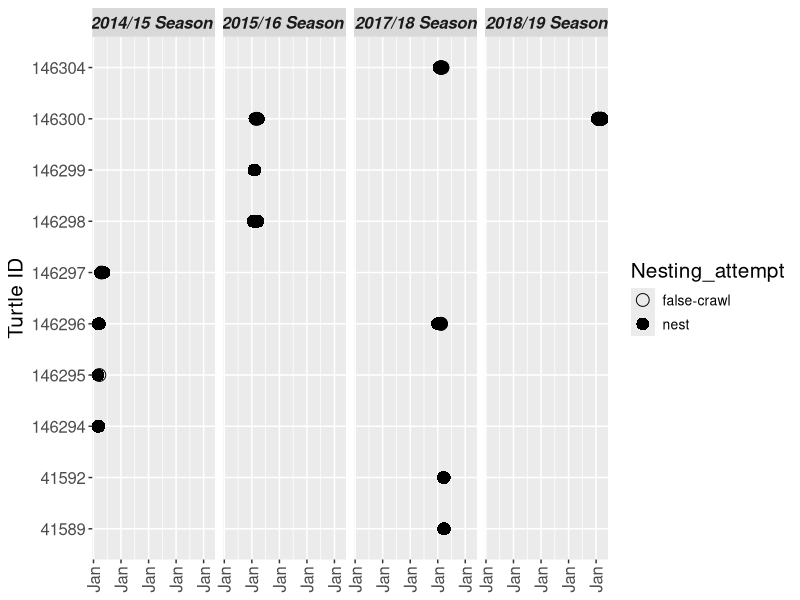

The R script that drew this image:
# plotting nests and false crawls

# set working directory
setwd("~/Projects/turtle_behavior")

# load libraries
library(ggplot2)
library(dplyr)
library(lubridate)
library(scales)

# load in nesting data
nests <- read.csv("data/nesting_attempts.csv")

# make date column date object
nests$date <- as.POSIXct(nests$date, format = '%m/%d/%Y %H:%M')

# remove rows with NAs and add day of the year and year columns
nests2 <- nests %>%
  na.omit() %>%
  mutate(day = yday(date), 
         year = year(date), 
         season = ifelse(date < '2015-06-01 00:00', '2014/15 Season ', 
                         ifelse(date < '2016-06-01 00:00', '2015/16 Season ', 
                                ifelse(date < '2017-06-01 00:00', '2017/18 Season', 
                                       ifelse(date < '2018-06-01 00:00', '2017/18 Season',
                                       '2018/19 Season')))))

# make ID column and year a factor
nests2$id <- as.factor(nests2$id)
nests2$year <- as.factor(nests2$year)

# # plot all on one plot, by day of the year
# ggplot(data = nests2, 
#        aes(x = day, y = id, color = season, shape = Nesting_attempt)) +
#   geom_point(size = 5) +
#   scale_shape_manual(values = c(1, 16)) +
#   ylab('Turtle ID') +
#   xlab('Day of the Year')
# 
# # plot all on one plot, by date
# ggplot(data = nests2, 
#        aes(x = date, y = id, color = season, shape = Nesting_attempt)) +
#   geom_point(size = 5) +
#   scale_shape_manual(values = c(1, 16)) +
#   ylab('Turtle ID') +
#   xlab('Day of the Year')

# separate facets for seasons
ggplot(data = nests2, 
       aes(x = date, y = id, shape = Nesting_attempt)) +
  geom_point(size = 4) +
  scale_shape_manual(values = c(1, 16)) +
  ylab('Turtle ID') +
  xlab('Day of the Year') +
  theme(axis.text.x = element_text(angle = 90, vjust = 0.5, hjust=1)) +
  theme(text = element_text(size=15)) +
  theme(legend.text = element_text(size = 10)) +
  facet_grid(cols = vars(season)) +
  theme(strip.text.x = element_text(face = "bold.italic")) +
  scale_x_datetime(name = NULL, labels = label_date("%b"))
